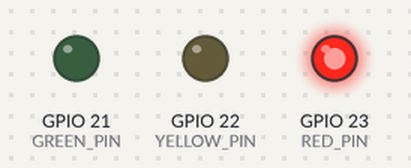
The program below on a simulated ESP32. On the bench: output pins drawn as LEDs (lit = HIGH). What the program prints to the serial monitor is not drawn.

Above: at 15.0 s.
At 40.0 s:
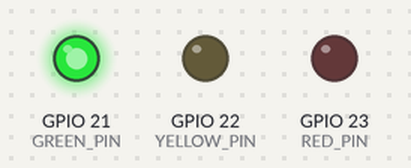
At 52.5 s:
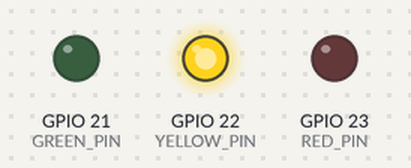
Timing chart, 0 to 71.5 s (numbered marks = the images above):
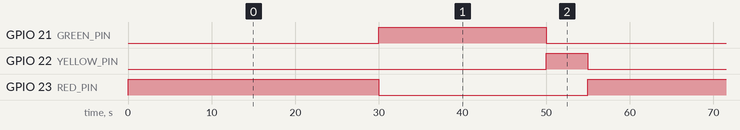

Measured:
- by itself, GPIO 21 (GREEN_PIN): alternates HIGH for 20.0 s and LOW for 35.0 s
- by itself, GPIO 22 (YELLOW_PIN): alternates HIGH for 5.0 s and LOW for 50.0 s
- by itself, GPIO 23 (RED_PIN): alternates HIGH for 30.0 s and LOW for 25.0 s

The program:

main.cpp
```cpp
#include <Arduino.h>

#define RED_PIN 23
#define YELLOW_PIN 22
#define GREEN_PIN 21

const unsigned long RED_TIME = 30000;
const unsigned long GREEN_TIME = 20000;
const unsigned long YELLOW_TIME = 5000;

// Waktu terakhir perubahan lampu
unsigned long previousMillis = 0;
int trafficState = 0;

void setup() {
  Serial.begin(115200);
  Serial.println("Traffic Light System Started");

  pinMode(RED_PIN, OUTPUT);
  pinMode(YELLOW_PIN, OUTPUT);
  pinMode(GREEN_PIN, OUTPUT);
}

void loop() {
  unsigned long currentMillis = millis();

  if (trafficState == 0 && currentMillis - previousMillis >= RED_TIME) {
    trafficState = 1;
    previousMillis = currentMillis;
  }
  else if (trafficState == 1 && currentMillis - previousMillis >= GREEN_TIME) {
    trafficState = 2;
    previousMillis = currentMillis;
  }
  else if (trafficState == 2 && currentMillis - previousMillis >= YELLOW_TIME) {
    trafficState = 0;
    previousMillis = currentMillis;
  }

  // Update status lampu
  if (trafficState == 0) {
    digitalWrite(RED_PIN, HIGH);
    digitalWrite(YELLOW_PIN, LOW);
    digitalWrite(GREEN_PIN, LOW);
    Serial.println("RED ON");
  }
  else if (trafficState == 1) {
    digitalWrite(RED_PIN, LOW);
    digitalWrite(YELLOW_PIN, LOW);
    digitalWrite(GREEN_PIN, HIGH);
    Serial.println("GREEN ON");
  }
  else if (trafficState == 2) {
    digitalWrite(RED_PIN, LOW);
    digitalWrite(YELLOW_PIN, HIGH);
    digitalWrite(GREEN_PIN, LOW);
    Serial.println("YELLOW ON");
  }
}
```
